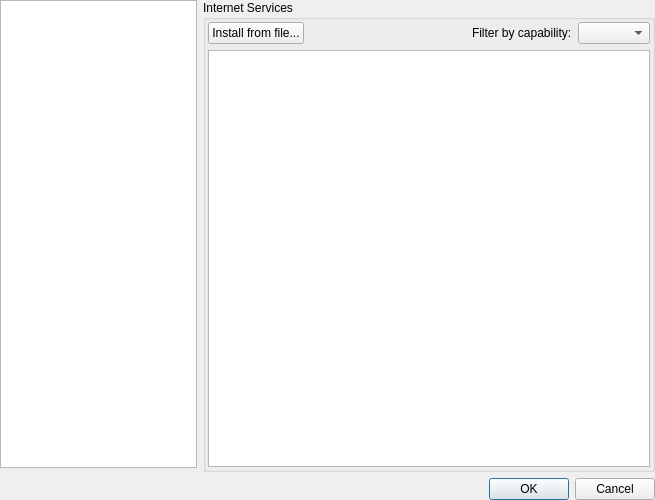
<?xml version="1.0" encoding="UTF-8"?>
<ui version="4.0">
 <class>StackedSettingsDialog</class>
 <widget class="QDialog" name="StackedSettingsDialog">
  <property name="geometry">
   <rect>
    <x>0</x>
    <y>0</y>
    <width>655</width>
    <height>500</height>
   </rect>
  </property>
  <property name="windowTitle">
   <string>Tomahawk Settings</string>
  </property>
  <layout class="QVBoxLayout" name="verticalLayout_12">
   <property name="margin">
    <number>0</number>
   </property>
   <item>
    <layout class="QHBoxLayout" name="horizontalLayout">
     <item>
      <layout class="QVBoxLayout" name="verticalLayout">
       <item>
        <widget class="QListWidget" name="listWidget">
         <property name="focusPolicy">
          <enum>Qt::NoFocus</enum>
         </property>
         <property name="frameShape">
          <enum>QFrame::StyledPanel</enum>
         </property>
         <property name="frameShadow">
          <enum>QFrame::Sunken</enum>
         </property>
         <property name="verticalScrollBarPolicy">
          <enum>Qt::ScrollBarAlwaysOff</enum>
         </property>
         <property name="horizontalScrollBarPolicy">
          <enum>Qt::ScrollBarAlwaysOff</enum>
         </property>
         <property name="autoScroll">
          <bool>true</bool>
         </property>
         <property name="iconSize">
          <size>
           <width>32</width>
           <height>32</height>
          </size>
         </property>
         <property name="movement">
          <enum>QListView::Static</enum>
         </property>
         <property name="resizeMode">
          <enum>QListView::Adjust</enum>
         </property>
         <property name="layoutMode">
          <enum>QListView::Batched</enum>
         </property>
         <property name="spacing">
          <number>1</number>
         </property>
         <property name="viewMode">
          <enum>QListView::IconMode</enum>
         </property>
        </widget>
       </item>
       <item>
        <spacer name="verticalSpacer_3">
         <property name="orientation">
          <enum>Qt::Vertical</enum>
         </property>
         <property name="sizeType">
          <enum>QSizePolicy::Fixed</enum>
         </property>
         <property name="sizeHint" stdset="0">
          <size>
           <width>1</width>
           <height>4</height>
          </size>
         </property>
        </spacer>
       </item>
      </layout>
     </item>
     <item>
      <widget class="QStackedWidget" name="stackedWidget">
       <property name="currentIndex">
        <number>0</number>
       </property>
       <widget class="QWidget" name="accountsPage">
        <layout class="QVBoxLayout" name="verticalLayout_11">
         <property name="margin">
          <number>0</number>
         </property>
         <item>
          <widget class="QGroupBox" name="groupBox_4">
           <property name="title">
            <string>Internet Services</string>
           </property>
           <layout class="QVBoxLayout" name="verticalLayout_8">
            <property name="margin">
             <number>2</number>
            </property>
            <item>
             <layout class="QHBoxLayout" name="horizontalLayout_2">
              <item>
               <widget class="QPushButton" name="installFromFileBtn">
                <property name="text">
                 <string>Install from file...</string>
                </property>
               </widget>
              </item>
              <item>
               <spacer name="horizontalSpacer">
                <property name="orientation">
                 <enum>Qt::Horizontal</enum>
                </property>
                <property name="sizeHint" stdset="0">
                 <size>
                  <width>40</width>
                  <height>20</height>
                 </size>
                </property>
               </spacer>
              </item>
              <item>
               <widget class="QLabel" name="label">
                <property name="text">
                 <string>Filter by capability:</string>
                </property>
               </widget>
              </item>
              <item>
               <widget class="QComboBox" name="accountsFilterCombo"/>
              </item>
             </layout>
            </item>
            <item>
             <widget class="QListView" name="accountsView">
              <property name="alternatingRowColors">
               <bool>true</bool>
              </property>
             </widget>
            </item>
           </layout>
          </widget>
         </item>
        </layout>
       </widget>
       <widget class="QWidget" name="scannerPage">
        <layout class="QVBoxLayout" name="verticalLayout_5">
         <property name="margin">
          <number>0</number>
         </property>
         <item>
          <widget class="QGroupBox" name="groupBox_2">
           <property name="title">
            <string>Local Music Information</string>
           </property>
           <layout class="QVBoxLayout" name="verticalLayout_17">
            <item>
             <layout class="QVBoxLayout" name="verticalLayout_4">
              <item>
               <widget class="QLabel" name="label_5">
                <property name="text">
                 <string>Path to scan for music files:</string>
                </property>
               </widget>
              </item>
              <item>
               <widget class="CheckDirTree" name="dirTree"/>
              </item>
             </layout>
            </item>
            <item>
             <layout class="QVBoxLayout" name="verticalLayout_16">
              <item>
               <widget class="QCheckBox" name="enableEchonestCatalog">
                <property name="toolTip">
                 <string>The Echo Nest supports keeping track of your catalog metadata
 and using it to craft personalized radios. Enabling this option
 will allow you (and all your friends) to create automatic playlists
 and stations based on your personal taste profile.</string>
                </property>
                <property name="text">
                 <string>Upload collection list to The Echo Nest to enable user radio</string>
                </property>
               </widget>
              </item>
              <item>
               <widget class="QCheckBox" name="checkBoxWatchForChanges">
                <property name="sizePolicy">
                 <sizepolicy hsizetype="Fixed" vsizetype="Fixed">
                  <horstretch>0</horstretch>
                  <verstretch>0</verstretch>
                 </sizepolicy>
                </property>
                <property name="text">
                 <string>Watch for changes</string>
                </property>
               </widget>
              </item>
              <item>
               <layout class="QHBoxLayout" name="horizontalLayout_7">
                <item>
                 <widget class="QLabel" name="scanTimeLabel">
                  <property name="text">
                   <string>Time between scans, in seconds:</string>
                  </property>
                 </widget>
                </item>
                <item>
                 <widget class="QSpinBox" name="scannerTimeSpinBox">
                  <property name="minimum">
                   <number>60</number>
                  </property>
                  <property name="maximum">
                   <number>999999999</number>
                  </property>
                 </widget>
                </item>
               </layout>
              </item>
             </layout>
            </item>
           </layout>
          </widget>
         </item>
        </layout>
       </widget>
       <widget class="QWidget" name="advancedPage">
        <layout class="QVBoxLayout" name="verticalLayout_3">
         <property name="margin">
          <number>0</number>
         </property>
         <item>
          <widget class="QGroupBox" name="groupBoxNetworkAdvanced">
           <property name="sizePolicy">
            <sizepolicy hsizetype="Preferred" vsizetype="Preferred">
             <horstretch>0</horstretch>
             <verstretch>0</verstretch>
            </sizepolicy>
           </property>
           <property name="title">
            <string>Advanced Network Settings</string>
           </property>
           <layout class="QVBoxLayout" name="verticalLayout_13">
            <property name="margin">
             <number>2</number>
            </property>
            <item>
             <layout class="QVBoxLayout" name="staticSettingsLayout">
              <item>
               <layout class="QHBoxLayout" name="staticPreferredLayout"/>
              </item>
              <item>
               <widget class="QLabel" name="staticHostNamePortLabel">
                <property name="sizePolicy">
                 <sizepolicy hsizetype="Preferred" vsizetype="Fixed">
                  <horstretch>0</horstretch>
                  <verstretch>0</verstretch>
                 </sizepolicy>
                </property>
                <property name="text">
                 <string>If you're having difficulty connecting to peers, try setting this to your external IP address/host name and a port number (default 50210). Make sure to forward that port to this machine!</string>
                </property>
                <property name="wordWrap">
                 <bool>true</bool>
                </property>
               </widget>
              </item>
              <item>
               <layout class="QHBoxLayout" name="staticHostNamePortLayout">
                <item>
                 <widget class="QLabel" name="staticHostNameLabel">
                  <property name="sizePolicy">
                   <sizepolicy hsizetype="Preferred" vsizetype="Fixed">
                    <horstretch>0</horstretch>
                    <verstretch>0</verstretch>
                   </sizepolicy>
                  </property>
                  <property name="text">
                   <string>Static Host Name:</string>
                  </property>
                 </widget>
                </item>
                <item>
                 <widget class="QLineEdit" name="staticHostName"/>
                </item>
                <item>
                 <widget class="QLabel" name="staticPortLabel">
                  <property name="sizePolicy">
                   <sizepolicy hsizetype="Preferred" vsizetype="Fixed">
                    <horstretch>0</horstretch>
                    <verstretch>0</verstretch>
                   </sizepolicy>
                  </property>
                  <property name="text">
                   <string>Static Port:</string>
                  </property>
                 </widget>
                </item>
                <item>
                 <widget class="QSpinBox" name="staticPort">
                  <property name="maximum">
                   <number>65535</number>
                  </property>
                  <property name="value">
                   <number>50210</number>
                  </property>
                 </widget>
                </item>
               </layout>
              </item>
              <item>
               <widget class="QCheckBox" name="checkBoxStaticPreferred">
                <property name="layoutDirection">
                 <enum>Qt::RightToLeft</enum>
                </property>
                <property name="text">
                 <string>Always use static host name/port? (Overrides UPnP discovery/port forwarding)</string>
                </property>
               </widget>
              </item>
             </layout>
            </item>
            <item>
             <layout class="QHBoxLayout" name="proxySettingsHLayout">
              <item>
               <spacer name="proxySettingsLeftSpacer">
                <property name="orientation">
                 <enum>Qt::Horizontal</enum>
                </property>
                <property name="sizeHint" stdset="0">
                 <size>
                  <width>40</width>
                  <height>20</height>
                 </size>
                </property>
               </spacer>
              </item>
              <item>
               <widget class="QPushButton" name="proxyButton">
                <property name="text">
                 <string>Proxy Settings...</string>
                </property>
               </widget>
              </item>
              <item>
               <spacer name="proxySettingsRightSpacer">
                <property name="orientation">
                 <enum>Qt::Horizontal</enum>
                </property>
                <property name="sizeHint" stdset="0">
                 <size>
                  <width>40</width>
                  <height>20</height>
                 </size>
                </property>
               </spacer>
              </item>
             </layout>
            </item>
            <item>
             <spacer name="verticalSpacer_5">
              <property name="orientation">
               <enum>Qt::Vertical</enum>
              </property>
              <property name="sizeHint" stdset="0">
               <size>
                <width>20</width>
                <height>40</height>
               </size>
              </property>
             </spacer>
            </item>
            <item>
             <widget class="QCheckBox" name="checkBoxReporter">
              <property name="layoutDirection">
               <enum>Qt::RightToLeft</enum>
              </property>
              <property name="text">
               <string>Send reports after Tomahawk crashed</string>
              </property>
              <property name="checked">
               <bool>true</bool>
              </property>
             </widget>
            </item>
            <item>
             <widget class="QCheckBox" name="checkBoxHttp">
              <property name="layoutDirection">
               <enum>Qt::RightToLeft</enum>
              </property>
              <property name="text">
               <string>Allow web browsers to interact with Tomahawk (recommended)</string>
              </property>
              <property name="checked">
               <bool>true</bool>
              </property>
             </widget>
            </item>
            <item>
             <widget class="QCheckBox" name="checkBoxUpnp">
              <property name="layoutDirection">
               <enum>Qt::RightToLeft</enum>
              </property>
              <property name="text">
               <string>Use UPnP to establish port forward</string>
              </property>
              <property name="checked">
               <bool>true</bool>
              </property>
             </widget>
            </item>
           </layout>
          </widget>
         </item>
        </layout>
       </widget>
      </widget>
     </item>
    </layout>
   </item>
   <item>
    <widget class="QDialogButtonBox" name="buttonBox">
     <property name="orientation">
      <enum>Qt::Horizontal</enum>
     </property>
     <property name="standardButtons">
      <set>QDialogButtonBox::Cancel|QDialogButtonBox::Ok</set>
     </property>
    </widget>
   </item>
  </layout>
 </widget>
 <customwidgets>
  <customwidget>
   <class>CheckDirTree</class>
   <extends>QTreeView</extends>
   <header location="global">widgets/checkdirtree.h</header>
  </customwidget>
 </customwidgets>
 <resources/>
 <connections>
  <connection>
   <sender>buttonBox</sender>
   <signal>accepted()</signal>
   <receiver>StackedSettingsDialog</receiver>
   <slot>accept()</slot>
   <hints>
    <hint type="sourcelabel">
     <x>222</x>
     <y>347</y>
    </hint>
    <hint type="destinationlabel">
     <x>157</x>
     <y>274</y>
    </hint>
   </hints>
  </connection>
  <connection>
   <sender>buttonBox</sender>
   <signal>rejected()</signal>
   <receiver>StackedSettingsDialog</receiver>
   <slot>reject()</slot>
   <hints>
    <hint type="sourcelabel">
     <x>290</x>
     <y>353</y>
    </hint>
    <hint type="destinationlabel">
     <x>286</x>
     <y>274</y>
    </hint>
   </hints>
  </connection>
 </connections>
</ui>
